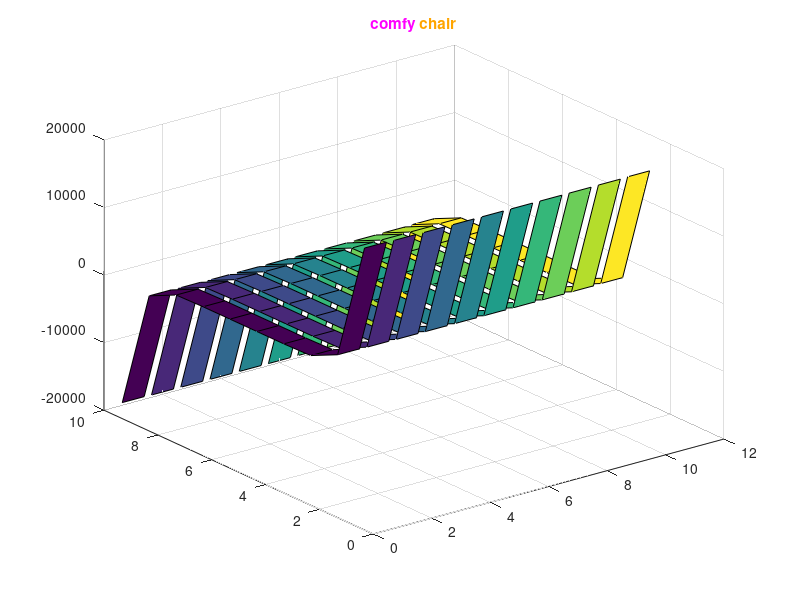

The MATLAB source for this figure:
[x,y] = peaks(10);
z =(x.^4)-(y.^9);
ribbon(z);
title('\bf Ribbon Plot')
title('\color{magenta}comfy \color{orange}chair') 